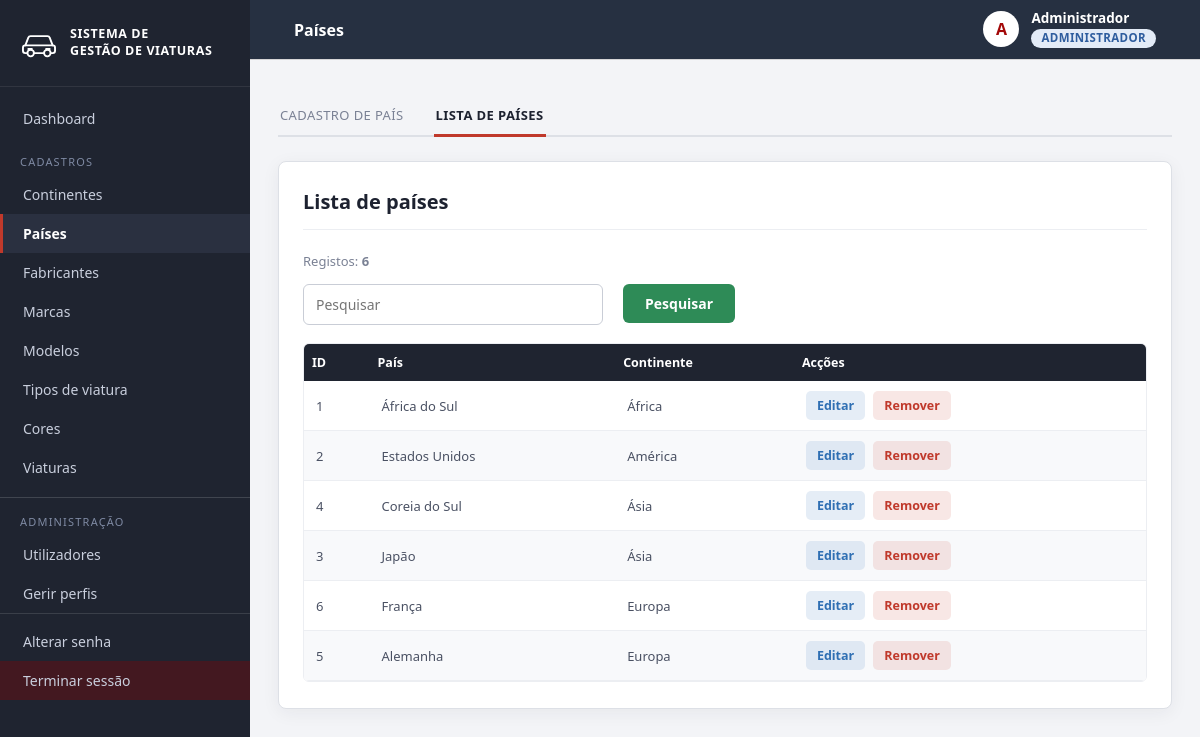
Screenshot of /view/ListarPais.php (signed in) with the database file from the repository.
### tables this page shows
CREATE TABLE pais (
    idPais       INT AUTO_INCREMENT PRIMARY KEY,
    nomePais     VARCHAR(80) NOT NULL,
    idContinente INT NOT NULL,
    activo       TINYINT(1) NOT NULL DEFAULT 1,
    FOREIGN KEY (idContinente) REFERENCES continente (idContinente)
);

CREATE TABLE continente (
    idContinente   INT AUTO_INCREMENT PRIMARY KEY,
    nomeContinente VARCHAR(60) NOT NULL,
    activo         TINYINT(1) NOT NULL DEFAULT 1
);

### controller/controllerLogin.php (called while the page is built, shortened)
<?php
include_once(__DIR__ . "/helpers.php");
include_once(__DIR__ . "/controllerLog.php");
function eAdministrador()
{
    return isset($_SESSION['idPerfil']) && (int) $_SESSION['idPerfil'] === ID_PERFIL_ADMIN;
}
function temPermissao($chave)
{
    global $conexao;
    static $chaves = null;
    if (eAdministrador() && strpos($chave, 'log:') !== 0) {
        return true;
    }
    if ($chaves === null) {
        $chaves = array();
        $idPerfil = (int) ($_SESSION['idPerfil'] ?? 0);
        $sql = "select p.chave from perfil_permissao pp
                join permissao p on p.codigoPermissao = pp.codigoPermissao
                where pp.idPerfil=" . $idPerfil;
        $result = mysqli_query($conexao, $sql);
        if ($result) {
            while ($rs = mysqli_fetch_assoc($result)) {
                array_push($chaves, $rs['chave']);
            }
        }
    }
    return in_array($chave, $chaves);
}

### controller/controllerContinente.php (called while the page is built, shortened)
<?php
include_once(__DIR__ . "/helpers.php");
include_once(__DIR__ . "/controllerLog.php");
function montarContinente($rs)
{
    return new Continente($rs['idContinente'], $rs['nomeContinente']);
}
function consultarContinente($filtro = "", $ordem = "c.idContinente desc")
{
    global $conexao;
    $lista = array();
    $sql = "select c.* from continente c where c.activo=1" . $filtro . " order by " . $ordem;
    $result = mysqli_query($conexao, $sql);
    if ($result) {
        while ($rs = mysqli_fetch_assoc($result)) {
            array_push($lista, montarContinente($rs));
        }
    }
    return $lista;
}

### controller/helpers.php (called while the page is built, shortened)
<?php
function e($texto)
{
    return htmlspecialchars((string) $texto, ENT_QUOTES, 'UTF-8');
}

### model/Pais.php (called while the page is built, shortened)
<?php
class Pais
{
    private $idPais;
    private $nomePais;
    private $nomeContinente;
    public function __construct($idPais, $nomePais, $idContinente, $nomeContinente = null)
    {
        $this->idPais = $idPais;
        $this->nomePais = $nomePais;
        $this->nomeContinente = $nomeContinente;
    }
    public function getIdPais()
    {
        return $this->idPais;
    }
    public function getNomePais()
    {
        return $this->nomePais;
    }
    public function getNomeContinente()
    {
        return $this->nomeContinente;
    }
}

### controller/controllerPais.php (called while the page is built, shortened)
<?php
include_once(__DIR__ . "/../model/Pais.php");
include_once(__DIR__ . "/helpers.php");
include_once(__DIR__ . "/controllerLog.php");
function montarPais($rs)
{
    return new Pais($rs['idPais'], $rs['nomePais'], $rs['idContinente'], $rs['nomeContinente']);
}
function consultarPais($filtro = "", $ordem = "c.nomeContinente, p.idPais desc")
{
    global $conexao;
    $lista = array();
    $sql = "select p.*, c.nomeContinente from pais p join continente c on c.idContinente = p.idContinente where p.activo=1" . $filtro . " order by " . $ordem;
    $result = mysqli_query($conexao, $sql);
    if ($result) {
        while ($rs = mysqli_fetch_assoc($result)) {
            array_push($lista, montarPais($rs));
        }
    }
    return $lista;
}
function listarPais()
{
    return consultarPais();
}

### view/ListarPais.php (the view, shortened to what this page needs)
<?php
include_once __DIR__ . '/../controller/controllerLogin.php';
include_once __DIR__ . '/../controller/controllerPais.php';
include_once __DIR__ . '/../controller/controllerContinente.php';
$pesquisa = trim($_GET['pesquisa'] ?? '');
$lista = $pesquisa != '' ? pesquisarPais($pesquisa) : listarPais();
$podeEditar = temPermissao('pais:actualizar');
$podeRemover = temPermissao('pais:remover');
?>
<!DOCTYPE html>
<html lang="pt">
<head>
    <link rel="stylesheet" href="css/estilo.css">
</head>
<body>
    <?php include __DIR__ . '/partials/menu.php'; ?>
    <div class="mae">
        <div class="cabecalho">
            <div class="abas">
                <?php if (temPermissao('pais:criar')) { ?><a href="CadastrarPais.php" class="aba">CADASTRO DE PAÍS</a><?php } ?>
                <div class="aba abaAtiva">LISTA DE PAÍSES</div>
            </div>
        </div>
        <div class="dalheee">
            <div class="card">
                <div class="topo">
                    <h1 class="titulo"><strong>Lista de países</strong></h1>
                </div>
                <p class="totalRegistos">Registos: <strong><?= count($lista) ?></strong></p>
                <form method="get">
                    <div class="linha">
                        <div class="campo campoBusca">
                            <input type="text" name="pesquisa" class="input" placeholder="Pesquisar" value="<?= e($pesquisa) ?>">
                        </div>
                        <div class="campo">
                            <button type="submit" class="botao">Pesquisar</button>
                        </div>
                    </div>
                </form>
                <div class="tabela">
                    <table>
                        <thead>
                            <tr>
                                <th>ID</th>
                                <th>País</th>
                                <th>Continente</th>
                                <th>Acções</th>
                            </tr>
                        </thead>
                        <tbody>
                            <?php if (count($lista) == 0) { ?>
                                <tr>
                                    <td colspan="4">SEM NENHUM PAÍS REGISTADO</td>
                                </tr>
                            <?php } else { ?>
                                <?php foreach ($lista as $item) { ?>
                                    <tr>
                                        <td><?= $item->getIdPais() ?></td>
                                        <td><?= e($item->getNomePais()) ?></td>
                                        <td><?= e($item->getNomeContinente()) ?></td>
                                        <td>
                                            <div class="acoes">
                                                <?php if ($podeEditar) { ?>
                                                    <a href="#editar-<?= $item->getIdPais() ?>" class="botaoAtualizar">Editar</a>
                                                <?php } ?>
                                                <?php if ($podeRemover) { ?>
                                                    <a href="#remover-<?= $item->getIdPais() ?>" class="botaoRemover">Remover</a>
                                                <?php } ?>
                                            </div>
                                        </td>
                                    </tr>
                                <?php } ?>
                            <?php } ?>
                        </tbody>
                    </table>
                </div>
            </div>
        </div>
    </div>
</body>
</html>

### view/css/estilo.css (style rules this page uses)
:root { --escuro: #1f2430; --escuro-2: #2a3040; --acento: #c0392b; --acento-hover: #a93226; --verde: #2e8b57; --verde-hover: #25744a; --azul: #2f6fb3; --azul-hover: #265a93; --fundo: #f3f4f7; --branco: #ffffff; --borda: #dde0e6; --texto: #1d2230; --texto-medio: #4a5163; --texto-claro: #7a8194; }
* { margin: 0; padding: 0; box-sizing: border-box; font-family: 'Segoe UI', 'Trebuchet MS', Arial, sans-serif; }
body { background-color: var(--fundo); color: var(--texto); min-height: 100vh; }
.mae { margin-left: 250px; min-height: 100vh; display: flex; flex-direction: column; padding: 92px 28px 40px; }
.cabecalho { position: sticky; top: 60px; z-index: 10; background-color: var(--fundo); padding-top: 4px; margin-bottom: 24px; }
.abas { display: flex; gap: 28px; max-width: 1400px; margin: 0 auto; border-bottom: 2px solid var(--borda); }
.aba { padding: 10px 2px; font-size: 13px; letter-spacing: 0.4px; color: var(--texto-claro); text-decoration: none; }
.abaAtiva { color: var(--texto); font-weight: bold; border-bottom: 3px solid var(--acento); margin-bottom: -2px; }
.dalheee { width: 100%; display: flex; justify-content: center; }
.card { width: 100%; max-width: 1400px; margin: 0 auto; background-color: var(--branco); border: 1px solid var(--borda); border-radius: 8px; padding: 26px 24px; box-shadow: 0 4px 18px rgba(31, 36, 48, 0.06); }
.topo { margin-bottom: 22px; padding-bottom: 14px; border-bottom: 1px solid #eceef2; }
.titulo { font-size: 20px; color: var(--texto); }
.linha { display: flex; gap: 20px; }
.campo { margin-bottom: 18px; }
.campoBusca { width: 300px; }
.input { width: 100%; padding: 10px 12px; border: 1px solid #c9cdd6; border-radius: 6px; font-size: 14px; color: var(--texto); background-color: #ffffff; transition: border-color 0.15s ease, box-shadow 0.15s ease; }
.botao { display: inline-block; padding: 10px 22px; border: none; border-radius: 6px; background-color: var(--verde); color: #ffffff; font-size: 14px; font-weight: 600; text-decoration: none; cursor: pointer; white-space: nowrap; }
.tabela { width: 100%; max-height: calc(100vh - 360px); min-height: 280px; overflow: auto; border: 1px solid #eceef2; border-radius: 6px; }
table { width: 100%; border-collapse: collapse; background-color: #ffffff; }
thead th { position: sticky; top: 0; z-index: 2; background-color: var(--escuro); color: #ffffff; text-align: left; padding: 10px 8px; font-size: 12.5px; font-weight: 600; white-space: nowrap; }
tbody td { padding: 10px 12px; white-space: nowrap; font-size: 13px; color: var(--texto-medio); border-bottom: 1px solid #eceef2; }
tbody tr:nth-child(even) { background-color: #f8f9fb; }
.acoes { display: flex; gap: 8px; }
.acoes a, .acoes button { border: none; border-radius: 5px; padding: 6px 11px; font-size: 12.5px; font-weight: 600; text-decoration: none; white-space: nowrap; cursor: pointer; transition: background-color 0.15s ease, color 0.15s ease; }
.botaoAtualizar { color: #2f6fb3; background-color: rgba(47, 111, 179, 0.12); }
.botaoRemover { color: #c0392b; background-color: rgba(192, 57, 43, 0.12); }
.totalRegistos { margin-bottom: 14px; font-size: 13px; color: var(--texto-claro); }

### rows the page displays
pais: idPais "1", nomePais "África do Sul", idContinente.nomeContinente "África"
pais: idPais "2", nomePais "Estados Unidos", idContinente.nomeContinente "América"
pais: idPais "4", nomePais "Coreia do Sul", idContinente.nomeContinente "Ásia"
pais: idPais "3", nomePais "Japão", idContinente.nomeContinente "Ásia"
pais: idPais "6", nomePais "França", idContinente.nomeContinente "Europa"
pais: idPais "5", nomePais "Alemanha", idContinente.nomeContinente "Europa"

### other values shown
$entidade['menu'] "Continentes"
$entidade['menu'] "Países"
$entidade['menu'] "Fabricantes"
$entidade['menu'] "Marcas"
$entidade['menu'] "Modelos"
$entidade['menu'] "Tipos de viatura"
$entidade['menu'] "Cores"
$entidade['menu'] "Viaturas"
$tituloTopo "Países"
substr($nomeTopo, 0, 1) "A"
$nomeTopo "Administrador"
$_SESSION['perfil'] "ADMINISTRADOR"
count($lista) "6"
